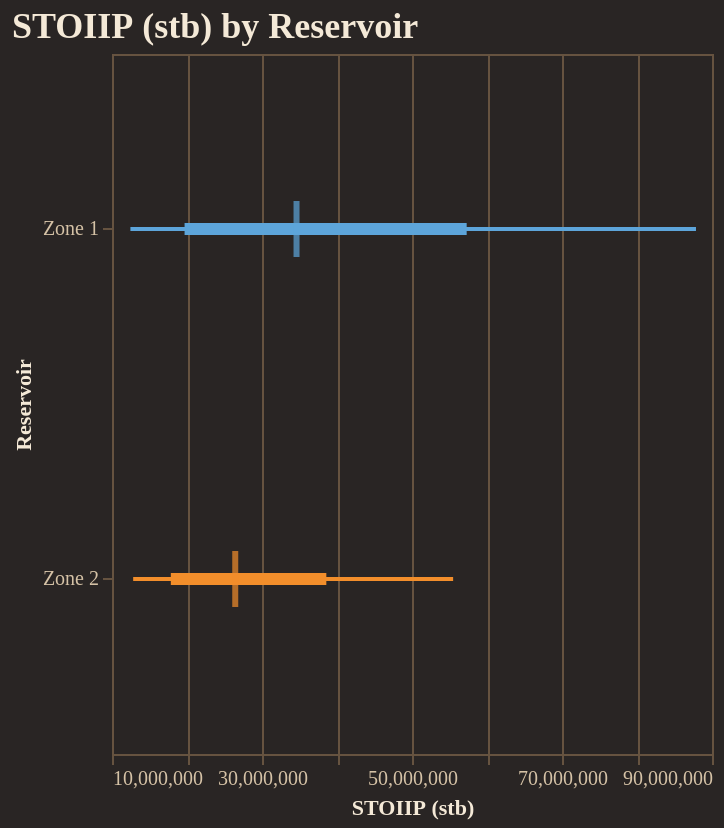

This figure's notebook cell:
### Code cell
fig = reporter.plotter.forest_plot(
    "STOIIP (stb)", 
    backend=PLOTTING_BACKEND
)
fig.show()

### Figure 1 — Vega-Lite specification as saved in the notebook (floating-point values rounded to 4 significant figures)
{"config": {"background": "#292524", "view": {"fill": "#292524", "stroke": "#665340"}, "title": {"color": "#f4e9d7", "font": "Merriweather", "fontSize": 18, "fontWeight": 600, "subtitleColor": "#d5c2a6", "anchor": "start"}, "axis": {"domainColor": "#665340", "gridColor": "#665340", "tickColor": "#665340", "labelColor": "#d5c2a6", "titleColor": "#f4e9d7", "labelFont": "Merriweather", "titleFont": "Merriweather"}, "legend": {"titleColor": "#f4e9d7", "labelColor": "#d5c2a6", "labelFont": "Merriweather", "titleFont": "Merriweather", "orient": "top-right", "symbolType": "circle"}, "header": {"labelColor": "#d5c2a6", "titleColor": "#f4e9d7", "labelFont": "Merriweather", "titleFont": "Merriweather"}, "mark": {"color": "#c78d3b"}, "line": {"color": "#c78d3b"}, "bar": {"color": "#c78d3b"}, "point": {"color": "#ddb06d"}, "area": {"color": "#c78d3b", "opacity": 0.35}, "text": {"color": "#f4e9d7", "font": "Merriweather"}, "range": {"category": ["#5DA5DA", "#F28E2B", "#59C36A", "#E15759", "#B07AA1", "#4ECDC4", "#FF9DA7", "#EDC948"]}}, "layer": [{"mark": {"type": "rule", "strokeWidth": 2}, "encoding": {"color": {"field": "group", "legend": null, "type": "nominal"}, "x": {"field": "p10", "scale": {"zero": false}, "title": "STOIIP (stb)", "type": "quantitative"}, "x2": {"field": "p90"}, "y": {"field": "group", "sort": ["Zone 1", "Zone 2"], "title": "Reservoir", "type": "nominal"}}}, {"mark": {"type": "rule", "strokeWidth": 6}, "encoding": {"color": {"field": "group", "legend": null, "type": "nominal"}, "x": {"field": "p25", "scale": {"zero": false}, "title": "STOIIP (stb)", "type": "quantitative"}, "x2": {"field": "p75"}, "y": {"field": "group", "sort": ["Zone 1", "Zone 2"], "title": "Reservoir", "type": "nominal"}}}, {"mark": {"type": "tick", "color": "black", "size": 28, "thickness": 3}, "encoding": {"color": {"field": "group", "legend": null, "type": "nominal"}, "tooltip": [{"field": "group", "title": "Group", "type": "nominal"}, {"field": "p10", "title": "P10", "type": "quantitative"}, {"field": "p25", "title": "P25", "type": "quantitative"}, {"field": "median", "title": "Median", "type": "quantitative"}, {"field": "p75", "title": "P75", "type": "quantitative"}, {"field": "p90", "title": "P90", "type": "quantitative"}], "x": {"field": "median", "scale": {"zero": false}, "title": "STOIIP (stb)", "type": "quantitative"}, "y": {"field": "group", "sort": ["Zone 1", "Zone 2"], "title": "Reservoir", "type": "nominal"}}}], "data": {"name": "data-b52a531c97167866d24f5b3b6a059721"}, "height": 350, "title": "STOIIP (stb) by Reservoir", "width": "container", "$schema": "https://vega.github.io/schema/vega-lite/v5.20.1.json", "datasets": {"data-b52a531c97167866d24f5b3b6a059721": [{"group": "Zone 1", "p10": 12450000.0, "p25": 19680000.0, "median": 34600000.0, "p75": 57290000.0, "p90": 87860000.0}, {"group": "Zone 2", "p10": 12820000.0, "p25": 17840000.0, "median": 26430000.0, "p75": 38580000.0, "p90": 55480000.0}]}}
